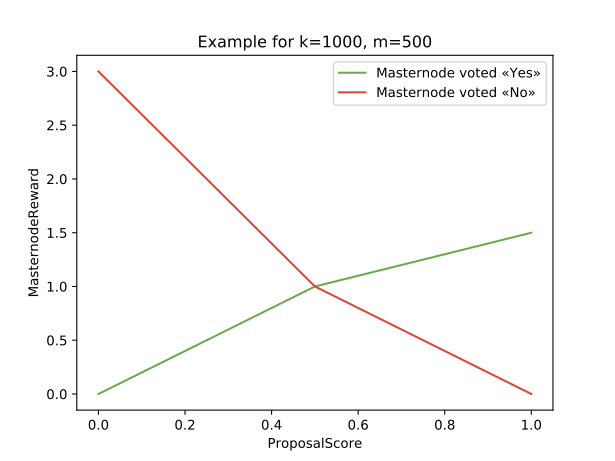

Python code for this plot:
import matplotlib.pyplot as plt

k = 1000
m = 500
n = m + k

proposalScore = [0, 0.5, 1]
masternodeRewardYes = [0, 1, n/k]
masternodeRewardNo = [n/m, 1, 0]

plt.plot(proposalScore, masternodeRewardYes,
         color='#6aa84fff', label='Masternode voted «Yes»')
plt.plot(proposalScore, masternodeRewardNo,
         color='#db4437ff', label='Masternode voted «No»')

plt.xlabel('ProposalScore')
plt.ylabel('MasternodeReward')
plt.title('Example for k=%d, m=%d' % (k, m))
plt.legend()

plt.savefig('ProposalScore-MasternodeReward_Graph.svg')
